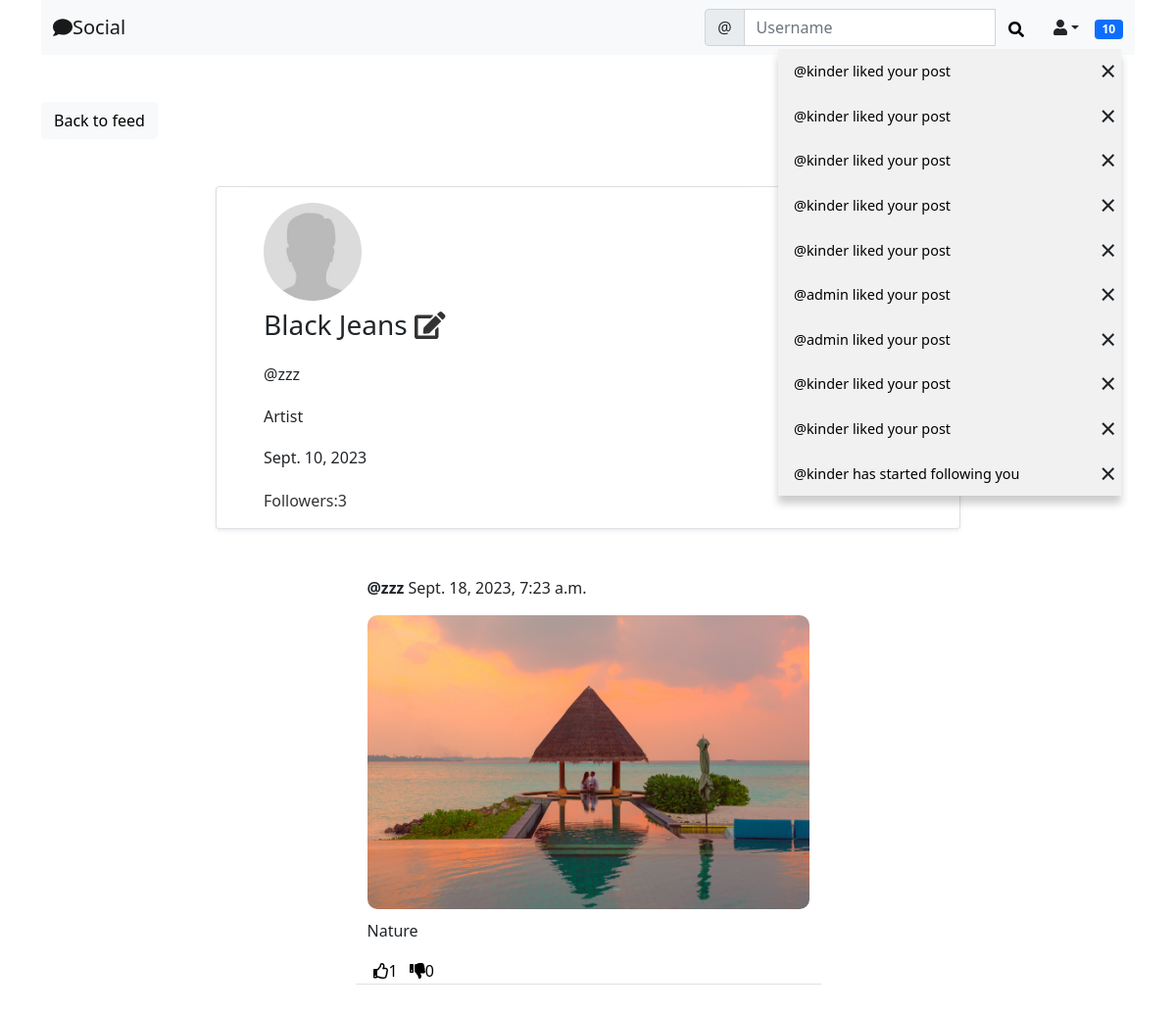
The app's page /social/profile/6 (signed in) with its own data.
### social/models.py (models this page shows)
class Notification(models.Model):
    notification_type=models.IntegerField()
    to_user=models.ForeignKey(User,related_name='notification_to', on_delete=models.CASCADE,null=True)
    from_user=models.ForeignKey(User,related_name='notification_from', on_delete=models.CASCADE,null=True)
    post=models.ForeignKey(Post,related_name='+',blank=True,null=True, on_delete=models.CASCADE)
    comment=models.ForeignKey(Comment,related_name='+',blank=True,null=True, on_delete=models.CASCADE)
    date=models.DateTimeField(default=timezone.now)
    user_has_seen=models.BooleanField(default=False)

class UserProfile(models.Model):
    user=models.OneToOneField(User, verbose_name='user', on_delete=models.CASCADE,primary_key=True,related_name='profile',)
    name=models.CharField(max_length=30,blank=True,null=True)
    bio=models.TextField(max_length=500,blank=True,null=True)
    date_birth=models.DateField(null=True,blank=True)
    picture=models.ImageField(upload_to='uploads/profile_pictures',default='uploads/profile_picture/default.jpg',blank=True)
    followers=models.ManyToManyField(User,blank=True,related_name='followers')

class Post(models.Model):
    body=models.TextField()
    image=models.ImageField(upload_to='uploads/post_photos',blank=True)
    created_on=models.DateTimeField(default=timezone.now)
    author=models.ForeignKey(User,on_delete=models.CASCADE)
    likes=models.ManyToManyField(User,blank=True,related_name='likes')
    dislikes=models.ManyToManyField(User,blank=True,related_name='dislikes')

### social/views.py (the view)
# urls.py: path('profile/<int:pk>',ProfileView.as_view(),name='profile'),
class ProfileView(View):
    def get(self,request,pk,*args, **kwargs):
        profile=UserProfile.objects.get(pk=pk)
        user=profile.user
        posts=Post.objects.filter(author=user).order_by('-created_on')
        followers=profile.followers.all()
        if len(followers) ==0:
            is_following=False
        for follower in followers:
            if follower == request.user:
                is_following=True
                break
            else:
                is_following=False
        number_of_followers=len(followers)
        context={
            'profile':profile,
            'user':user,
            'posts':posts,
            'number_of_followers':number_of_followers,
            'is_following':is_following,
        }
        return render(request,'social/profile.html',context)

### landing/templatetags/custom_tags.py (called while the page is built)
@register.inclusion_tag('social/show_notification.html',takes_context=True)
def show_notification(context):
    request_user=context['request'].user
    notifications=Notification.objects.filter(to_user=request_user).exclude(user_has_seen=True).order_by('-date')
    return {'notifications':notifications}

### social/templates/social/profile.html (shortened to what this page needs)
{% extends 'landing/base.html' %}
{% block content %}
<div class="container">
    <div class="row  mt-5">
        <div class="col-md-3 col-sm-6 ">
            <a href="{% url 'post-list' %}" class="btn btn-light">Back to feed</a>
        </div>
    </div>
    <div class="row justify-content-center mt-5">
        <div class="card shadow-sm col-md-8 col-sm-12 border-bottom px-5 pt-3">
            <img src="{{ profile.picture.url}}" alt="" class="rounded-circle" width="100" height="100">
            <h3 class="py-2">{{ profile.name }}
                <span>
                    {% if request.user == user %}
                    <a href="{% url 'profile-edit' profile.pk %}" style="color:#333"><i class="fas fa-edit"></i></a>
                    {% endif %}
            </h3>
            {% if profile.bio %}
            <h6 class="py-2">@{{ profile.user.username }}</h6>
            {% endif %}
            {% if profile.bio %}
            <h6 class="py-2">{{ profile.bio }}</h6>
            {% endif %}
            {% if profile.date_birth %}
            <p class="py-1">{{ profile.date_birth }}</p>
            {% endif %}
            <div class="mb-3">
                <a style="text-decoration:none; color:#333;" href="{% url 'list-followers' profile.pk %}" class="post-link">Followers:{{ number_of_followers }}</a>
            </div>
        </div>
    </div>
    {% for post in posts %}
    <div class="row justify-content-center mt-5 mb-5">
        <div class="col-md-5 col-sm-12 border-bottom ">
            <p><a href="{% url 'profile' post.author.profile.pk %}" style="font-weight: bold; text-decoration:none;" class="text-dark">@{{ post.author }}</a> {{ post.created_on }}</p>
            <div class="position-relative">
                {% if post.image %}
                <img src="{{ post.image.url }}" class="post-image" style="max-width: 100%; height:auto; border-radius:10px; margin-bottom:10px">
                {% endif %}
            <p>{{ post.body }}</p>
            </div>
            <div class="d-flex flex-row">
                <form method="post" action="{% url 'likes' post.pk %}">
                    <button style="background-color:transparent; border:none; box-shadow:none" type="submit">
                        <i class="far fa-thumbs-up"></i><span>{{ post.likes.all.count }}</span>
                    </button>
                </form>
                <form method="post" action="{% url 'dislike' post.pk %}">
                    <button style="background-color:transparent; border:none; box-shadow:none" type="submit">
                        <i class="fas fa-thumbs-down"></i><span>{{ post.dislikes.all.count }}</span>
                    </button>
                </form>
            </div>
        </div>
    </div>
    {% endfor %}
</div>
{% endblock %}

### social/templates/social/show_notification.html (shortened to what this page needs)
<div class="dropdown">
    <span class="badge bg-primary notification-badge" onclick="showNotification()">{{ notifications.count }}</span>
    <div class="dropdown-content " id="notification-container">
        {% for notification in notifications %}
            {% if notification.post %}
                {% if notification.notification_type == 1 %}
                <div class="dropdown-item-parent">
                    <a href="{% url "post-notification" notification.pk notification.post.pk %}">@{{ notification.from_user}} liked your post</a>
                    <span class="dropdown-item-close">&times;</span>
                </div>
                {% elif notification.notification_type == 2 %}
                <div class="dropdown-item-parent">
                    <a href="{% url "post-notification" notification.pk notification.post.pk %}">@{{ notification.from_user}} commented on your post</a>
                    <span class="dropdown-item-close">&times; </span>
                </div>
                {% endif %}
            {% else %}
            <div class="dropdown-item-parent">
                <a href="{% url "follow-notification" notification.pk notification.from_user.profile.pk %}">@{{ notification.from_user}} has started following you</a>
                <span class="dropdown-item-close">&times; </span>
            </div>
            {% endif %}
            {% endfor %}
        </div>
</div>

### static/css/style.css (style rules this page uses)
.notification-badge { transition: 0.3s; }
.dropdown { position: relative; display: inline-block; }
.dropdown-content { right: 2px; margin-top: 10px; position: absolute; background-color: #f1f1f1; min-width: 350px; box-shadow: 0px 8px 8px 0px rgba(0,0,0,0.2); z-index: 3; font-size: 0.9rem; }
.dropdown-content a { color: #000; padding: 12px 16px; text-decoration: none; display: block; }
.dropdown-item-parent { position: relative; display: block; }
.dropdown-item-close { position: absolute; top: 0; right: 0; font-size: 1.8rem; padding-right: 5px; transition: 0.3s; }
img.post-image { max-width: 100%; }

### records on screen
Notification: from_user "kinder"
Notification: from_user "kinder"
Notification: from_user "kinder"
Notification: from_user "kinder"
Notification: from_user "kinder"
Notification: from_user "admin"
Notification: from_user "admin"
Notification: from_user "kinder"
Notification: from_user "kinder"
Notification: from_user "kinder"
UserProfile: picture (placeholder picture), name "Black Jeans", user.username "zzz", bio "Artist", date_birth "Sept. 10, 2023"
Post: author "zzz", created_on "Sept. 18, 2023, 7:23 a.m.", image (picture), body "Nature", likes.all.count "1", dislikes.all.count "0"

### other values on screen
{{ notifications.count }} "10"
{{ number_of_followers }} "3"
